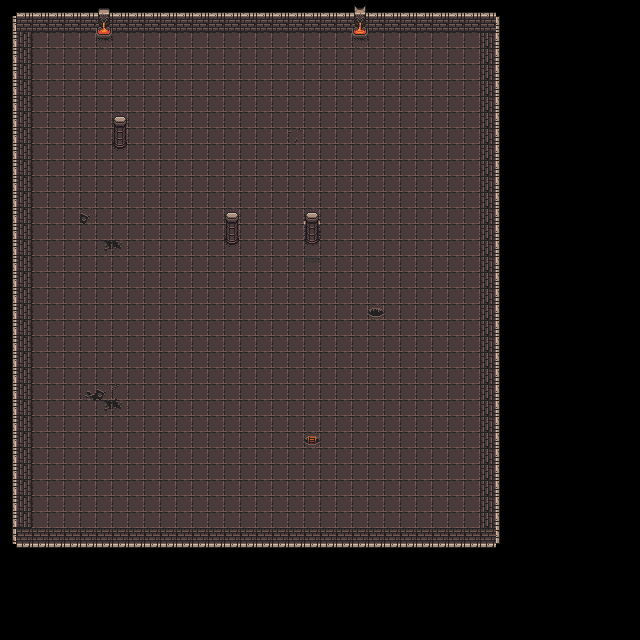

The image is a tile-based game level rendered from a .tmx file. Its description and source (layers, tilesets, objects; grid data summarised) follow:
An orthogonal 40x40 tile map with 16x16 px tiles, 2 tile layers (Tile Layer 1, Tile Layer 2).

<map version="1.10" tiledversion="1.11.0" orientation="orthogonal" renderorder="right-down" width="40" height="40" tilewidth="16" tileheight="16" infinite="0" nextlayerid="4" nextobjectid="1">
 <tileset firstgid="1" source="../Tilesets/Dungeon_Tileset.tsx" />
 <layer id="1" name="Tile Layer 1" width="40" height="40">
  <data>[1600 cells, 1116 non-empty, 18 distinct tile ids]</data>
 </layer>
 <layer id="3" name="Tile Layer 2" width="40" height="40">
  <data>[1600 cells, 13 non-empty, 9 distinct tile ids]</data>
 </layer>
</map>
